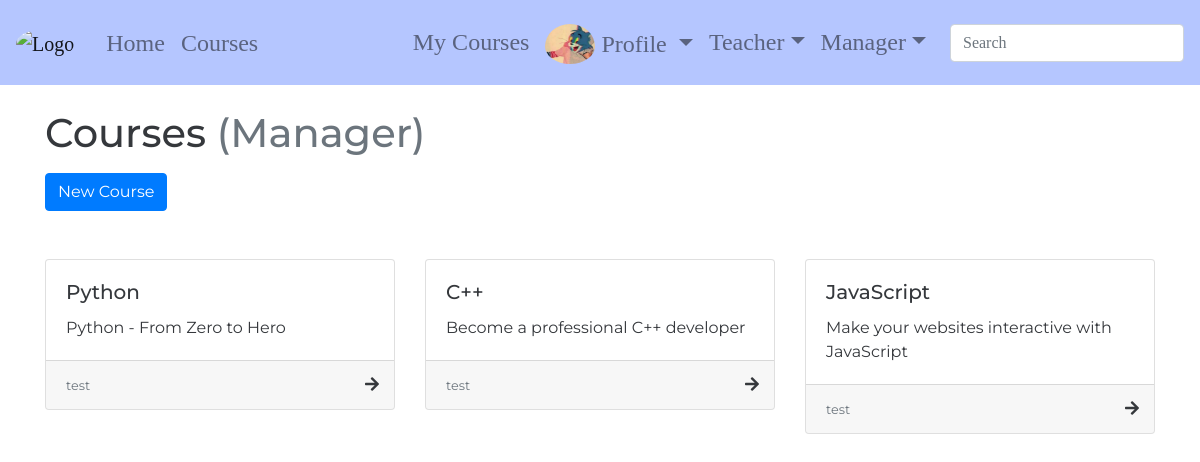
The page /courses/manager/courses/ (signed in) on the database as committed earlier.
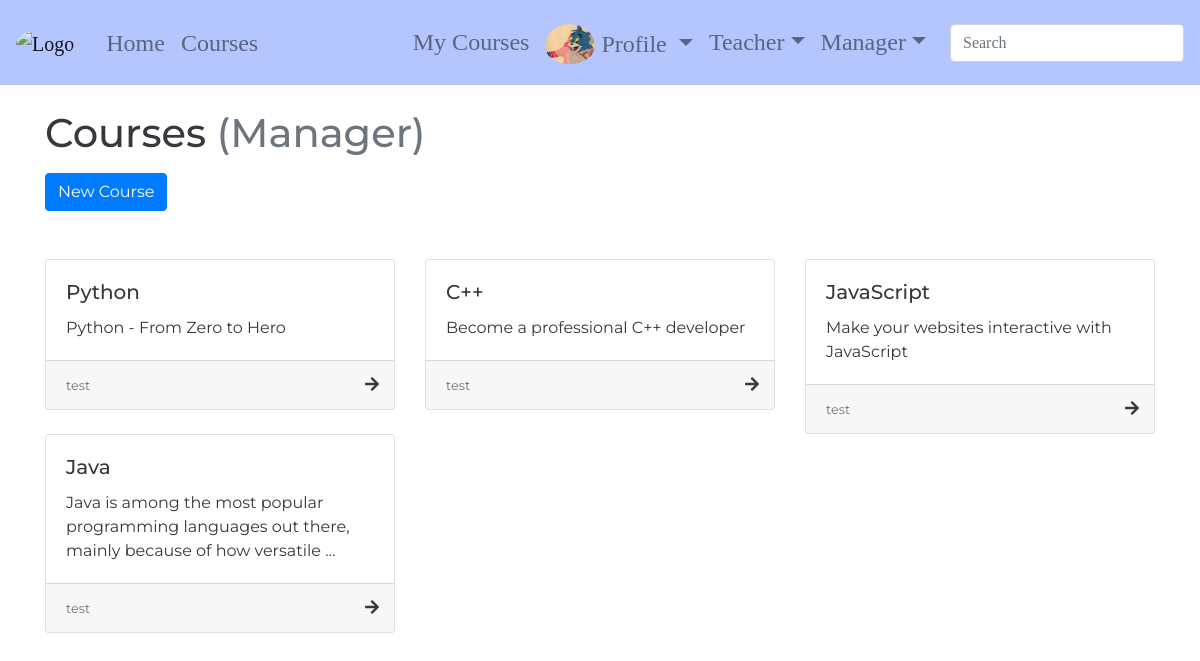
The same page on the database as committed later.
### courses/models.py (models this page shows, shortened)
class Course(models.Model):
    base_title = models.CharField(max_length=100)
    description = models.TextField(null=True, blank=True)
    slug = models.SlugField(allow_unicode=True, unique=True)

### courses/views.py (the view)
# urls.py: path('manager/courses/', views.CourseManagerListView.as_view(), name='course-manager-list'),
class CourseManagerListView(LoginRequiredMixin,
                            GroupRequiredMixin,
                            generic.ListView):
    group_required = 'managers'
    model = course_models.Course
    template_name = 'courses/course_manager_list.html'
    context_object_name = 'courses'
    def get_queryset(self):
        return get_object_or_404(account_models.Manager, user=self.request.user).supervised_courses.all

### accounts/templatetags/accounts_extras.py (called while the page is built)
@register.filter(name='has_group')
def has_group(user, group_name):
    return user.groups.filter(name=group_name).exists()

### courses/templates/courses/course_manager_list.html (shortened to what this page needs)
{% extends 'base.html' %}
{% block content %}
    <h1 class="mb-3">Courses <span class="text-muted">(Manager)</span></h1>
    <a href="{% url 'courses:course-manager-new' %}" class="btn btn-primary mb-5">New Course</a>
    {% if courses %}
        <div class="row">
            {% for course in courses  %}
                <div class="col-md-4 col-sm-6 col-xs-12">
                    <div class="card">
                        <div class="card-body">
                            <h5 class="card-title">{{ course.base_title }}</h5>
                            <p class="card-text">{{ course.description|truncatewords:"15" }}</p>
                        </div>
                        <div class="card-footer">
                            <p class="card-text d-inline">
                                <small class="text-muted">test</small>
                            </p>
                            <i class="fas fa-arrow-right post_arrow_img d-inline"></i>
                        </div>
                    </div>
                </div>
            {%  endfor %}
        </div>
    {% else %}
        <p>You don't manage any Course yet.</p>
    {% endif %}
{% endblock %}

Rows that differ between the two databases and show on the page:
added Course: base_title "Java", description "Java is among the most popular programming languages out there, mainly because of how versatile …"
